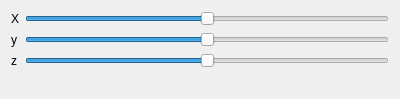
<?xml version="1.0" encoding="UTF-8"?>
<ui version="4.0">
 <class>Form</class>
 <widget class="QWidget" name="Form">
  <property name="geometry">
   <rect>
    <x>0</x>
    <y>0</y>
    <width>400</width>
    <height>99</height>
   </rect>
  </property>
  <property name="focusPolicy">
   <enum>Qt::ClickFocus</enum>
  </property>
  <property name="windowTitle">
   <string>Form</string>
  </property>
  <layout class="QFormLayout" name="formLayout">
   <item row="0" column="1">
    <widget class="QSlider" name="x_slider">
     <property name="minimum">
      <number>-10</number>
     </property>
     <property name="maximum">
      <number>10</number>
     </property>
     <property name="orientation">
      <enum>Qt::Horizontal</enum>
     </property>
    </widget>
   </item>
   <item row="1" column="1">
    <widget class="QSlider" name="y_slider">
     <property name="minimum">
      <number>-10</number>
     </property>
     <property name="maximum">
      <number>10</number>
     </property>
     <property name="orientation">
      <enum>Qt::Horizontal</enum>
     </property>
    </widget>
   </item>
   <item row="2" column="1">
    <widget class="QSlider" name="z_slider">
     <property name="minimum">
      <number>-10</number>
     </property>
     <property name="maximum">
      <number>10</number>
     </property>
     <property name="orientation">
      <enum>Qt::Horizontal</enum>
     </property>
    </widget>
   </item>
   <item row="0" column="0">
    <widget class="QLabel" name="label">
     <property name="text">
      <string>X</string>
     </property>
    </widget>
   </item>
   <item row="1" column="0">
    <widget class="QLabel" name="label_2">
     <property name="text">
      <string>y</string>
     </property>
    </widget>
   </item>
   <item row="2" column="0">
    <widget class="QLabel" name="label_3">
     <property name="text">
      <string>z</string>
     </property>
    </widget>
   </item>
  </layout>
 </widget>
 <resources/>
 <connections/>
</ui>
